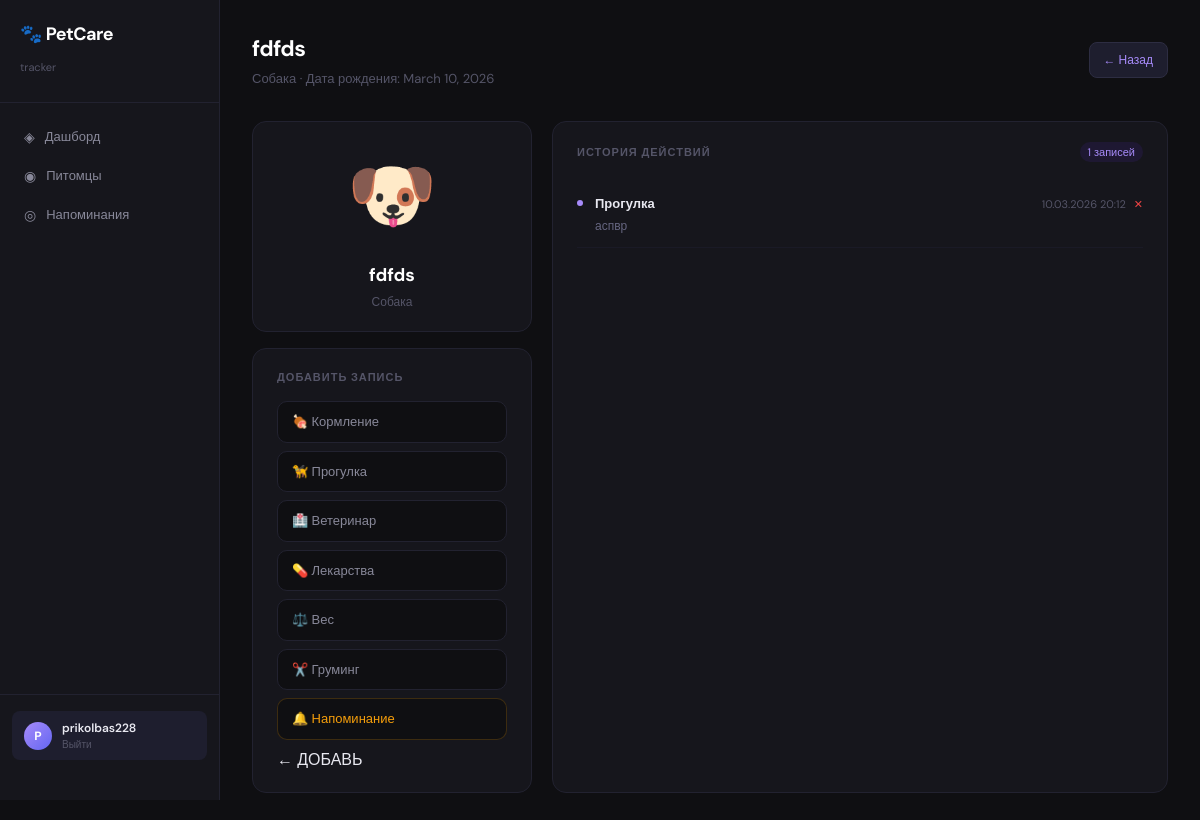
Page /pets/1/ (signed in) on the earlier database version.
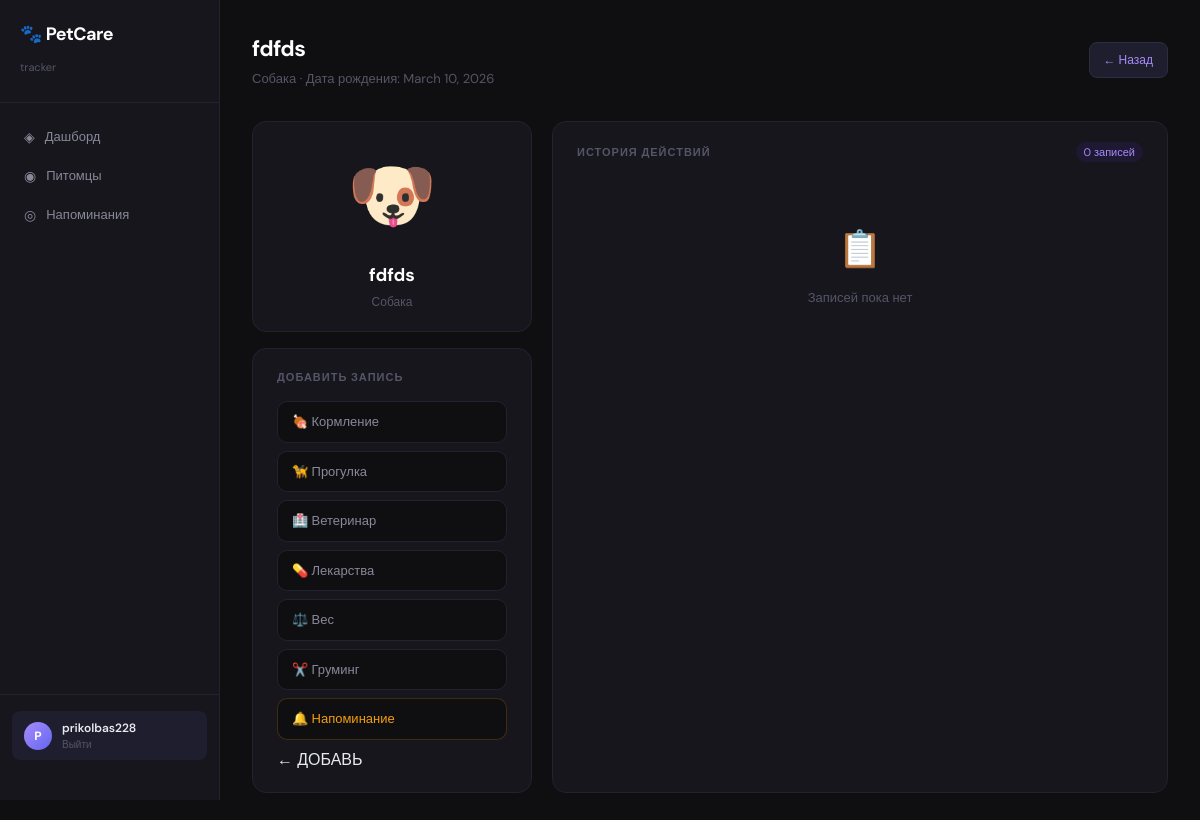
Same page on the later database version.
### petcare_tracker/models.py (models this page shows)
class HabitLog(models.Model):
    CATEGORY = [
        ('feeding','Кормление'), ('walk','Прогулка'),
        ('vet','Ветеринар'), ('medicine','Лекарства'),
        ('weight','Вес'), ('grooming','Груминг'),
    ]
    pet = models.ForeignKey(Pet, on_delete=models.CASCADE, related_name='logs')
    category = models.CharField(choices=CATEGORY)
    notes = models.TextField(blank=True)
    logged_at = models.DateTimeField(auto_now_add=True)
    scheduled_at = models.DateTimeField(null=True)  # для расписания

### petcare_tracker/views.py (the view)
# urls.py: path('pets/<int:pk>/', views.pet_detail, name='pet_detail'),
@login_required
def pet_detail(request, pk):
    pet = get_object_or_404(Pet, pk=pk, owner=request.user)
    logs = pet.logs.all().order_by('-logged_at')
    return render(request, 'pets/pet_detail.html', {'pet': pet, 'logs': logs})

### petcare_tracker/templates/pets/pet_detail.html (shortened to what this page needs)
{% extends 'base.html' %}
{% block content %}
<div class="page-header">
    <div>
        <div class="page-title">{{ pet.name }}</div>
        <div class="page-subtitle">{{ pet.get_species_display }} · Дата рождения: {{ pet.birth_date }}</div>
    </div>
    <a href="{% url 'pet_list' %}" class="btn-secondary-custom">← Назад</a>
</div>
<div style="display:grid; grid-template-columns:280px 1fr; gap:20px;">
    <div>
        <div class="card-dark" style="text-align:center; margin-bottom:16px;">
            {% if pet.photo %}
                <img src="{{ pet.photo.url }}" style="width:100%; height:200px; object-fit:cover; border-radius:10px; margin-bottom:16px;">
            {% else %}
                <div style="font-size:72px; margin-bottom:12px;">
                    {% if pet.species == 'dog' %}🐶
                    {% elif pet.species == 'cat' %}🐱
                    {% elif pet.species == 'bird' %}🐦
                    {% else %}🐾{% endif %}
                </div>
            {% endif %}
            <div style="font-size:18px; font-weight:700; color:#fff;">{{ pet.name }}</div>
            <div style="font-size:12px; color:#555568; margin-top:4px;">{{ pet.get_species_display }}</div>
        </div>
        <div class="card-dark">
            <div class="card-label">Добавить запись</div>
            {% if pet.species == 'dog' %}
                <a href="{% url 'habit_add' pet.pk %}?cat=feeding" class="action-btn">🍖 Кормление</a>
                <a href="{% url 'habit_add' pet.pk %}?cat=walk" class="action-btn">🦮 Прогулка</a>
                <a href="{% url 'habit_add' pet.pk %}?cat=vet" class="action-btn">🏥 Ветеринар</a>
                <a href="{% url 'habit_add' pet.pk %}?cat=medicine" class="action-btn">💊 Лекарства</a>
                <a href="{% url 'habit_add' pet.pk %}?cat=weight" class="action-btn">⚖️ Вес</a>
                <a href="{% url 'habit_add' pet.pk %}?cat=grooming" class="action-btn">✂️ Груминг</a>
                <a href="{% url 'reminder_add' pet.pk %}" class="action-btn" style="border-color:#f59e0b33; color:#f59e0b;">🔔 Напоминание</a>  ← ДОБАВЬ
            {% endif %}
        </div>
    </div>
    <div class="card-dark">
        <div style="display:flex; justify-content:space-between; align-items:center; margin-bottom:20px;">
            <div class="card-label" style="margin-bottom:0;">История действий</div>
            <span class="pet-badge">{{ logs.count }} записей</span>
        </div>
        {% if logs %}
         {% for log in logs %}
        <div class="log-item">
            <div class="log-dot"></div>
            <div style="flex:1;">
                <div style="display:flex; justify-content:space-between; align-items:center;">
                    <span style="font-size:13px; font-weight:600; color:#e8e8f0;">{{ log.get_category_display }}</span>
                    <div style="display:flex; align-items:center; gap:8px;">
                        <span style="font-size:11px; color:#555568;">{{ log.logged_at|date:"d.m.Y H:i" }}</span>
                        <a href="{% url 'remove_log' log.pk %}" style="color:#ef4444; font-size:11px; text-decoration:none;">✕</a>
                    </div>
                </div>
                    {% if log.notes %}
                        <div style="font-size:12px; color:#666680; margin-top:3px;">{{ log.notes }}</div>
                    {% endif %}
                </div>
            </div>
            {% endfor %}
        {% else %}
            <div style="text-align:center; padding:40px; color:#555568;">
                <div style="font-size:36px; margin-bottom:12px;">📋</div>
                <div style="font-size:13px;">Записей пока нет</div>
            </div>
        {% endif %}
    </div>
</div>
{% endblock %}

Differences in the rows shown:
removed HabitLog: category "Прогулка", logged_at "10.03.2026 20:12", notes "аспвр"
Other differences:
{{ logs.count }}: "1" → "0"
text now shown: "📋 Записей пока нет"
